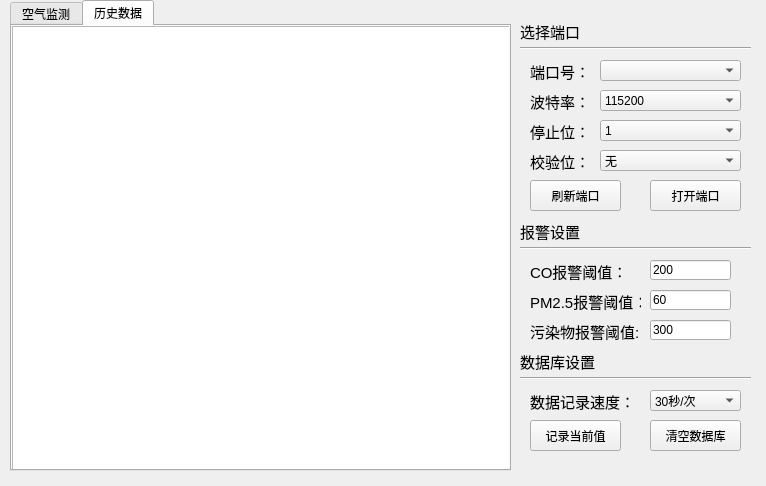
<?xml version="1.0" encoding="UTF-8"?>
<ui version="4.0">
 <class>MainWindow</class>
 <widget class="QMainWindow" name="MainWindow">
  <property name="geometry">
   <rect>
    <x>0</x>
    <y>0</y>
    <width>766</width>
    <height>486</height>
   </rect>
  </property>
  <property name="windowTitle">
   <string>室内环境监测系统</string>
  </property>
  <widget class="QWidget" name="centralWidget">
   <widget class="QComboBox" name="comboBox_ComList_3">
    <property name="geometry">
     <rect>
      <x>600</x>
      <y>120</y>
      <width>141</width>
      <height>21</height>
     </rect>
    </property>
    <item>
     <property name="text">
      <string>1</string>
     </property>
    </item>
    <item>
     <property name="text">
      <string>2</string>
     </property>
    </item>
   </widget>
   <widget class="QLabel" name="label_5">
    <property name="geometry">
     <rect>
      <x>530</x>
      <y>390</y>
      <width>101</width>
      <height>21</height>
     </rect>
    </property>
    <property name="text">
     <string>&lt;html&gt;&lt;head/&gt;&lt;body&gt;&lt;p&gt;&lt;span style=&quot; font-size:11pt; color:#000000;&quot;&gt;数据记录速度：&lt;/span&gt;&lt;/p&gt;&lt;/body&gt;&lt;/html&gt;</string>
    </property>
   </widget>
   <widget class="QPushButton" name="pushButton_ScanfSQL">
    <property name="geometry">
     <rect>
      <x>530</x>
      <y>420</y>
      <width>91</width>
      <height>31</height>
     </rect>
    </property>
    <property name="text">
     <string>记录当前值</string>
    </property>
   </widget>
   <widget class="QComboBox" name="comboBox_ComList_2">
    <property name="geometry">
     <rect>
      <x>600</x>
      <y>90</y>
      <width>141</width>
      <height>21</height>
     </rect>
    </property>
    <item>
     <property name="text">
      <string>115200</string>
     </property>
    </item>
    <item>
     <property name="text">
      <string>56000</string>
     </property>
    </item>
    <item>
     <property name="text">
      <string>38400</string>
     </property>
    </item>
    <item>
     <property name="text">
      <string>19200</string>
     </property>
    </item>
    <item>
     <property name="text">
      <string>9600</string>
     </property>
    </item>
   </widget>
   <widget class="QLabel" name="label_4">
    <property name="geometry">
     <rect>
      <x>530</x>
      <y>90</y>
      <width>71</width>
      <height>21</height>
     </rect>
    </property>
    <property name="text">
     <string>&lt;html&gt;&lt;head/&gt;&lt;body&gt;&lt;p&gt;&lt;span style=&quot; font-size:11pt; color:#000000;&quot;&gt;波特率：&lt;/span&gt;&lt;/p&gt;&lt;/body&gt;&lt;/html&gt;</string>
    </property>
   </widget>
   <widget class="Line" name="line_2">
    <property name="geometry">
     <rect>
      <x>520</x>
      <y>240</y>
      <width>231</width>
      <height>16</height>
     </rect>
    </property>
    <property name="orientation">
     <enum>Qt::Horizontal</enum>
    </property>
   </widget>
   <widget class="Line" name="line">
    <property name="geometry">
     <rect>
      <x>520</x>
      <y>40</y>
      <width>231</width>
      <height>16</height>
     </rect>
    </property>
    <property name="orientation">
     <enum>Qt::Horizontal</enum>
    </property>
   </widget>
   <widget class="QPushButton" name="pushButton_ScanfCom">
    <property name="geometry">
     <rect>
      <x>530</x>
      <y>180</y>
      <width>91</width>
      <height>31</height>
     </rect>
    </property>
    <property name="text">
     <string>刷新端口</string>
    </property>
   </widget>
   <widget class="QLabel" name="label_9">
    <property name="geometry">
     <rect>
      <x>530</x>
      <y>290</y>
      <width>111</width>
      <height>21</height>
     </rect>
    </property>
    <property name="text">
     <string>&lt;html&gt;&lt;head/&gt;&lt;body&gt;&lt;p&gt;&lt;span style=&quot; font-size:11pt; color:#000000;&quot;&gt;PM2.5报警阈值：&lt;/span&gt;&lt;/p&gt;&lt;/body&gt;&lt;/html&gt;</string>
    </property>
   </widget>
   <widget class="QPushButton" name="pushButton_CleanDATA">
    <property name="geometry">
     <rect>
      <x>650</x>
      <y>420</y>
      <width>91</width>
      <height>31</height>
     </rect>
    </property>
    <property name="text">
     <string>清空数据库</string>
    </property>
   </widget>
   <widget class="QLabel" name="label_3">
    <property name="geometry">
     <rect>
      <x>530</x>
      <y>60</y>
      <width>71</width>
      <height>21</height>
     </rect>
    </property>
    <property name="text">
     <string>&lt;html&gt;&lt;head/&gt;&lt;body&gt;&lt;p&gt;&lt;span style=&quot; font-size:11pt; color:#000000;&quot;&gt;端口号：&lt;/span&gt;&lt;/p&gt;&lt;/body&gt;&lt;/html&gt;</string>
    </property>
   </widget>
   <widget class="QComboBox" name="comboBox_ComList">
    <property name="geometry">
     <rect>
      <x>600</x>
      <y>60</y>
      <width>141</width>
      <height>21</height>
     </rect>
    </property>
   </widget>
   <widget class="QComboBox" name="comboBox_Speed">
    <property name="geometry">
     <rect>
      <x>650</x>
      <y>390</y>
      <width>91</width>
      <height>21</height>
     </rect>
    </property>
    <item>
     <property name="text">
      <string>30秒/次</string>
     </property>
    </item>
    <item>
     <property name="text">
      <string>1分钟/次</string>
     </property>
    </item>
    <item>
     <property name="text">
      <string>5分钟/次</string>
     </property>
    </item>
    <item>
     <property name="text">
      <string>15分钟/次</string>
     </property>
    </item>
    <item>
     <property name="text">
      <string>30分钟/次</string>
     </property>
    </item>
    <item>
     <property name="text">
      <string>1小时/次</string>
     </property>
    </item>
   </widget>
   <widget class="QLabel" name="label">
    <property name="geometry">
     <rect>
      <x>520</x>
      <y>20</y>
      <width>91</width>
      <height>21</height>
     </rect>
    </property>
    <property name="text">
     <string>&lt;html&gt;&lt;head/&gt;&lt;body&gt;&lt;p&gt;&lt;span style=&quot; font-size:11pt; color:#000000;&quot;&gt;选择端口&lt;/span&gt;&lt;/p&gt;&lt;/body&gt;&lt;/html&gt;</string>
    </property>
   </widget>
   <widget class="QLabel" name="label_7">
    <property name="geometry">
     <rect>
      <x>530</x>
      <y>150</y>
      <width>71</width>
      <height>21</height>
     </rect>
    </property>
    <property name="text">
     <string>&lt;html&gt;&lt;head/&gt;&lt;body&gt;&lt;p&gt;&lt;span style=&quot; font-size:11pt; color:#000000;&quot;&gt;校验位：&lt;/span&gt;&lt;/p&gt;&lt;/body&gt;&lt;/html&gt;</string>
    </property>
   </widget>
   <widget class="QLabel" name="label_8">
    <property name="geometry">
     <rect>
      <x>530</x>
      <y>260</y>
      <width>91</width>
      <height>21</height>
     </rect>
    </property>
    <property name="text">
     <string>&lt;html&gt;&lt;head/&gt;&lt;body&gt;&lt;p&gt;&lt;span style=&quot; font-size:11pt; color:#000000;&quot;&gt;CO报警阈值：&lt;/span&gt;&lt;/p&gt;&lt;/body&gt;&lt;/html&gt;</string>
    </property>
   </widget>
   <widget class="QLabel" name="label_11">
    <property name="geometry">
     <rect>
      <x>520</x>
      <y>350</y>
      <width>91</width>
      <height>21</height>
     </rect>
    </property>
    <property name="text">
     <string>&lt;html&gt;&lt;head/&gt;&lt;body&gt;&lt;p&gt;&lt;span style=&quot; font-size:11pt; color:#000000;&quot;&gt;数据库设置&lt;/span&gt;&lt;/p&gt;&lt;/body&gt;&lt;/html&gt;</string>
    </property>
   </widget>
   <widget class="QComboBox" name="comboBox_ComList_4">
    <property name="geometry">
     <rect>
      <x>600</x>
      <y>150</y>
      <width>141</width>
      <height>21</height>
     </rect>
    </property>
    <item>
     <property name="text">
      <string>无</string>
     </property>
    </item>
    <item>
     <property name="text">
      <string>奇校验</string>
     </property>
    </item>
    <item>
     <property name="text">
      <string>偶校验</string>
     </property>
    </item>
   </widget>
   <widget class="QLabel" name="label_2">
    <property name="geometry">
     <rect>
      <x>520</x>
      <y>220</y>
      <width>91</width>
      <height>21</height>
     </rect>
    </property>
    <property name="text">
     <string>&lt;html&gt;&lt;head/&gt;&lt;body&gt;&lt;p&gt;&lt;span style=&quot; font-size:11pt; color:#000000;&quot;&gt;报警设置&lt;/span&gt;&lt;/p&gt;&lt;/body&gt;&lt;/html&gt;</string>
    </property>
   </widget>
   <widget class="QLabel" name="label_6">
    <property name="geometry">
     <rect>
      <x>530</x>
      <y>120</y>
      <width>71</width>
      <height>21</height>
     </rect>
    </property>
    <property name="text">
     <string>&lt;html&gt;&lt;head/&gt;&lt;body&gt;&lt;p&gt;&lt;span style=&quot; font-size:11pt; color:#000000;&quot;&gt;停止位：&lt;/span&gt;&lt;/p&gt;&lt;/body&gt;&lt;/html&gt;</string>
    </property>
   </widget>
   <widget class="QLabel" name="label_10">
    <property name="geometry">
     <rect>
      <x>530</x>
      <y>320</y>
      <width>111</width>
      <height>21</height>
     </rect>
    </property>
    <property name="text">
     <string>&lt;html&gt;&lt;head/&gt;&lt;body&gt;&lt;p&gt;&lt;span style=&quot; font-size:11pt;&quot;&gt;污染物报警阈值:&lt;/span&gt;&lt;/p&gt;&lt;/body&gt;&lt;/html&gt;</string>
    </property>
   </widget>
   <widget class="QPushButton" name="pushButton_OpenCom">
    <property name="geometry">
     <rect>
      <x>650</x>
      <y>180</y>
      <width>91</width>
      <height>31</height>
     </rect>
    </property>
    <property name="text">
     <string>打开端口</string>
    </property>
   </widget>
   <widget class="Line" name="line_3">
    <property name="geometry">
     <rect>
      <x>520</x>
      <y>370</y>
      <width>231</width>
      <height>16</height>
     </rect>
    </property>
    <property name="orientation">
     <enum>Qt::Horizontal</enum>
    </property>
   </widget>
   <widget class="QTabWidget" name="tabWidget">
    <property name="geometry">
     <rect>
      <x>10</x>
      <y>0</y>
      <width>501</width>
      <height>471</height>
     </rect>
    </property>
    <property name="currentIndex">
     <number>1</number>
    </property>
    <widget class="QWidget" name="tab">
     <attribute name="title">
      <string>空气监测</string>
     </attribute>
     <widget class="QScrollArea" name="scrollArea">
      <property name="geometry">
       <rect>
        <x>0</x>
        <y>0</y>
        <width>500</width>
        <height>450</height>
       </rect>
      </property>
      <property name="minimumSize">
       <size>
        <width>500</width>
        <height>450</height>
       </size>
      </property>
      <property name="maximumSize">
       <size>
        <width>500</width>
        <height>450</height>
       </size>
      </property>
      <property name="widgetResizable">
       <bool>true</bool>
      </property>
      <widget class="QWidget" name="scrollAreaWidgetContents">
       <property name="geometry">
        <rect>
         <x>0</x>
         <y>0</y>
         <width>498</width>
         <height>448</height>
        </rect>
       </property>
      </widget>
     </widget>
    </widget>
    <widget class="QWidget" name="tab_2">
     <attribute name="title">
      <string>历史数据</string>
     </attribute>
     <widget class="QTableView" name="tableView">
      <property name="geometry">
       <rect>
        <x>0</x>
        <y>0</y>
        <width>501</width>
        <height>451</height>
       </rect>
      </property>
     </widget>
    </widget>
   </widget>
   <widget class="QLineEdit" name="lineEdit_MQ7">
    <property name="geometry">
     <rect>
      <x>650</x>
      <y>260</y>
      <width>81</width>
      <height>20</height>
     </rect>
    </property>
    <property name="text">
     <string>200</string>
    </property>
   </widget>
   <widget class="QLineEdit" name="lineEdit_PM25">
    <property name="geometry">
     <rect>
      <x>650</x>
      <y>290</y>
      <width>81</width>
      <height>20</height>
     </rect>
    </property>
    <property name="text">
     <string>60</string>
    </property>
   </widget>
   <widget class="QLineEdit" name="lineEdit_MQ135">
    <property name="geometry">
     <rect>
      <x>650</x>
      <y>320</y>
      <width>81</width>
      <height>20</height>
     </rect>
    </property>
    <property name="text">
     <string>300</string>
    </property>
   </widget>
  </widget>
 </widget>
 <layoutdefault spacing="6" margin="11"/>
 <resources/>
 <connections/>
</ui>
